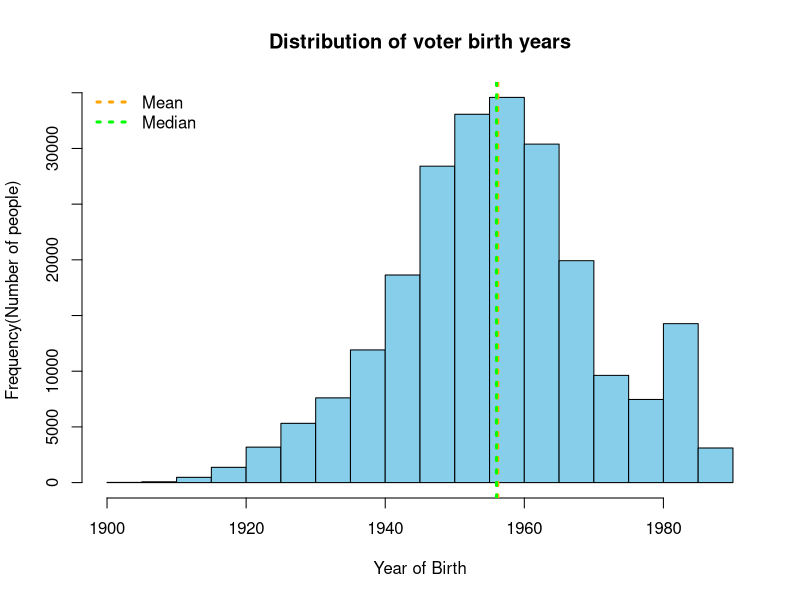
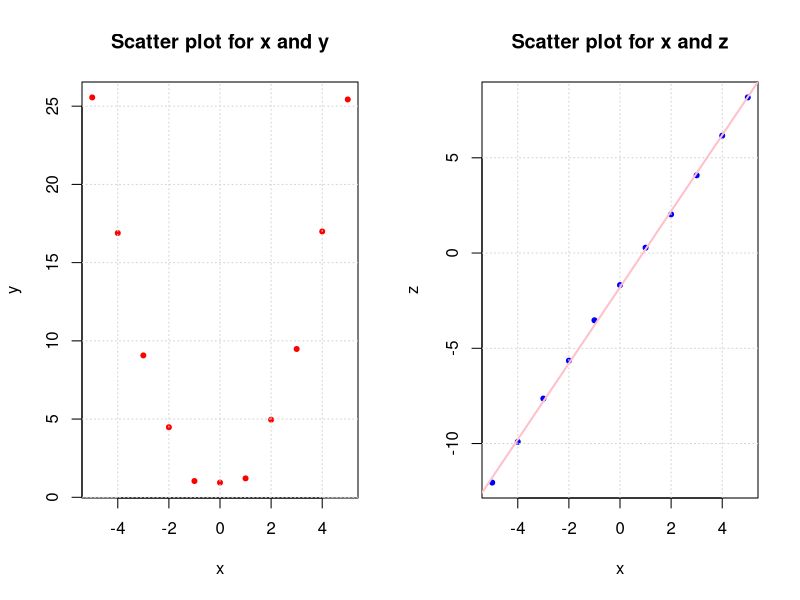

Here is the R script that generated these plots, in order:
setwd ('C:/Users/LENOVO/OneDrive/Tài liệu/DataScienceTue3')
voting <- read.csv('voting.csv')
#Histogram of the birth variable
hist(voting$birth,
     main = 'Distribution of voter birth years',
     xlab = 'Year of Birth',
     ylab = 'Frequency(Number of people)',
     col = 'skyblue',
     border = 'black',
     breaks = 30)
abline(v = mean(voting$birth), col = 'orange', lwd = 3, lty = 3)   
abline(v = median(voting$birth), col = 'green', lwd = 3, lty = 3)
legend("topleft", legend=c("Mean", "Median"), col=c("orange", "green"),
       lty=c(3,3), lwd=3, bty="n")
#Scatter plot for x,y,z
x <- c(-5, -4, -3, -2, -1, 0, 1, 2, 3, 4, 5)
y <- c(25.56, 16.89, 9.07, 4.48, 1.04, 0.94, 1.21, 4.96, 9.48, 16.99, 25.43)
z <- c(-12.05, -9.91, -7.64, -5.65, -3.53, -1.68, 0.28, 2.03, 4.08, 6.16, 8.17)
par(mfrow = c(1,2))
plot(x,y,
     main = 'Scatter plot for x and y',
     xlab = 'x',
     ylab = 'y',
     pch = 20,
     col = 'red')
grid()
#Possible Relationship: y = x^2
plot(x,z,
     main = 'Scatter plot for x and z',
     xlab = 'x',
     ylab = 'z',
     pch = 20,
     col = 'blue')
grid()
relationship <- lm(z ~x)
relationship
abline(relationship, col = 'pink', lwd = 2)
#Possible Relationshop: z = -1.795 + 1.997 * x
